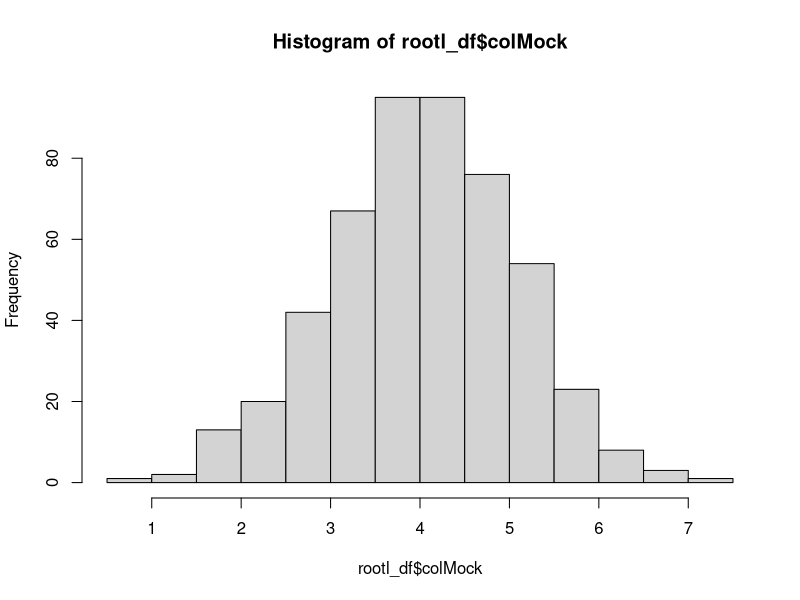
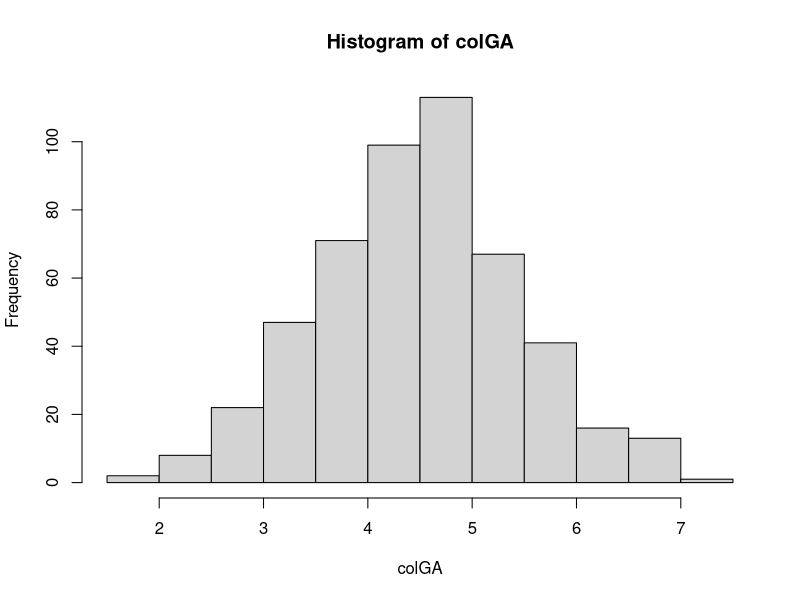
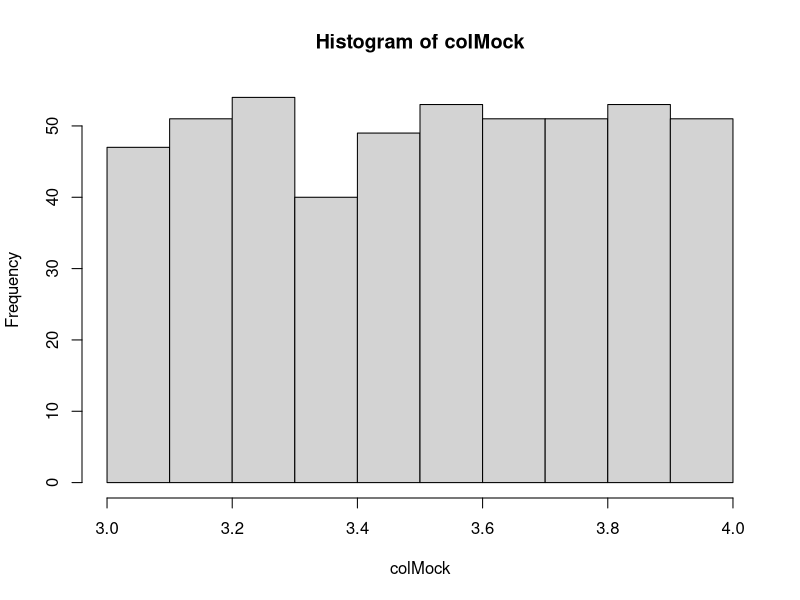

Source code (R) for these figures, in order:
## ---- chunk 1
setwd("/Users/alex/Desktop/") #Sets the working directory
date() #Add a date to output

#Load the necessary libraries
library("readxl")

stringsAsFactors = FALSE #This ensures that numerical characters are loaded as numerical class values

## ---- chunk 2
#Read files from a directory

#Reading csv files
rootl_df <- read.csv("rootlength.csv", header = TRUE, row.names = NULL, sep = "," , dec = ".") #check out OS settings for separator and decimal character separator

#Reading excell files
qpcr_df <- read_excel("qPCR.xls", col_names = TRUE, sheet = NULL, range = NULL, col_types = NULL) #You can select the sheet and the range of your excell files.

#Reading de-limited files
heat_df <- read.delim("DEGS.txt", header = TRUE, row.names = 1, dec = ".") #row names option makes it so you can work only with the numerical part of the table. The '1' refers to the first column.
## ---- chunk 3
head(rootl_df) #outputs the first 6 rows of a table
## ---- chunk 4
#Writting files

write.csv(qpcr_df, file = "qpcr_df.csv", quote = FALSE, row.names = TRUE) #quote option allows for cells in the table to be 

write.csv(heat_df, file = "heat_df.csv", quote = FALSE, row.names = TRUE) #depending on the type of table you have the names of the rows can be included of not.

## ---- chunk 5
#Getting some stats of the table

dim(rootl_df) #prints the the number of rows and columns

mean(rootl_df$colMock) # '$'allow the selection of a column

summary(rootl_df) #prints a statistics table of each column

hist(rootl_df$colMock)

mean(rootl_df$colMock[rootl_df$colMock < 5]) # '[]' allows for filtering options. '&' is to chain multiple conditions. '==' equals has to be writen two times to differenciate the variable definition single '='.


## ---- chunk 6
# Creation of data frames from vectors and sumulating data

library("tibble")

colMock <- runif(500, min = 3, max = 4) # Makes a uniformely distributed vector with 500 samples, with min of 3 and max of 4
colGA <- rnorm(500, 4.5, 1) #Makes a normaly distributed vector with 500 samples, a mean value of 4.5 and variance of 1

# Tibble makes data frames from vectors
newtable <- tibble(colMock, colGA )

hist(colGA)
hist(colMock)

write.csv(newtable, file = "newtable.csv", quote = FALSE , row.names = FALSE )
